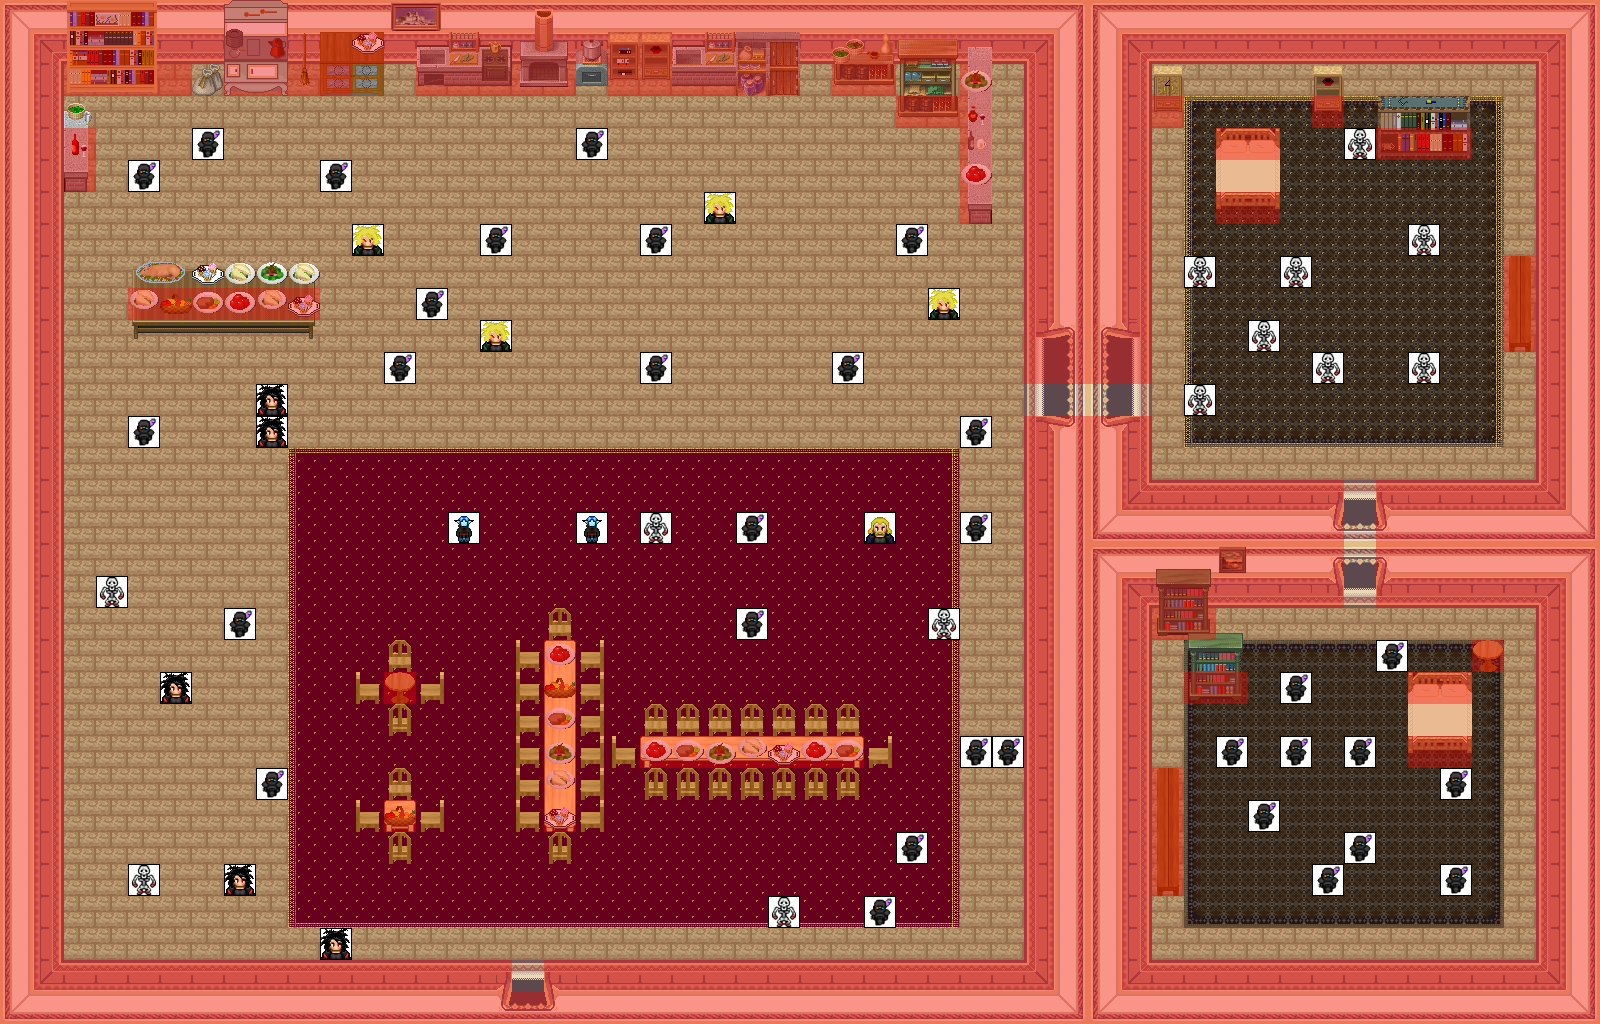

A level layout from a 2D game, rendered from its tile map. Below: a short description, then the map file with tile-grid data replaced by summaries:
An orthogonal 50x32 tile map with 32x32 px tiles, 8 tile layers (0_floor, 1_terrain, 2_object, 3_roof, ...), 44 tilesets.

<map version="0.99b" orientation="orthogonal" width="50" height="32" tilewidth="32" tileheight="32">
 <tileset name="../../tileset/item/furniture/carpet/carpets_2.png" firstgid="1" tilewidth="32" tileheight="32">
  <image source="../../tileset/item/furniture/carpet/carpets_2.png" trans="ff00ff" />
 </tileset>
 <tileset name="../../tileset/item/furniture/curtain/curtain_rails.png" firstgid="13" tilewidth="32" tileheight="32">
  <image source="../../tileset/item/furniture/curtain/curtain_rails.png" trans="ff00ff" />
 </tileset>
 <tileset name="../../tileset/building/wall/int_wall_pale.png" firstgid="16" tilewidth="32" tileheight="32">
  <image source="../../tileset/building/wall/int_wall_pale.png" trans="ff00ff" />
 </tileset>
 <tileset name="../../tileset/building/wall/int_wall_purple.png" firstgid="32" tilewidth="32" tileheight="32">
  <image source="../../tileset/building/wall/int_wall_purple.png" trans="ff00ff" />
 </tileset>
 <tileset name="../../tileset/item/furniture/shelve/bright_bookshelf.png" firstgid="52" tilewidth="32" tileheight="32">
  <image source="../../tileset/item/furniture/shelve/bright_bookshelf.png" />
 </tileset>
 <tileset name="../../tileset/item/furniture/table/long_side_on_pale.png" firstgid="61" tilewidth="32" tileheight="32">
  <image source="../../tileset/item/furniture/table/long_side_on_pale.png" />
 </tileset>
 <tileset name="../../tileset/item/furniture/chair/wooden_pale.png" firstgid="64" tilewidth="32" tileheight="32">
  <image source="../../tileset/item/furniture/chair/wooden_pale.png" />
 </tileset>
 <tileset name="../../tileset/item/furniture/carpet/rug_border.png" firstgid="68" tilewidth="32" tileheight="32">
  <image source="../../tileset/item/furniture/carpet/rug_border.png" />
 </tileset>
 <tileset name="../../tileset/building/entrance/pale_red_ns.png" firstgid="77" tilewidth="32" tileheight="32">
  <image source="../../tileset/building/entrance/pale_red_ns.png" trans="ff00ff" />
 </tileset>
 <tileset name="../../tileset/item/furniture/shelve/bright_bookshelf_and_cupboard.png" firstgid="113" tilewidth="32" tileheight="32">
  <image source="../../tileset/item/furniture/shelve/bright_bookshelf_and_cupboard.png" />
 </tileset>
 <tileset name="../../tileset/item/furniture/shelve/dark_bookshelf.png" firstgid="119" tilewidth="32" tileheight="32">
  <image source="../../tileset/item/furniture/shelve/dark_bookshelf.png" trans="ff00ff" />
 </tileset>
 <tileset name="../../tileset/item/furniture/table/long_front_on.png" firstgid="125" tilewidth="32" tileheight="32">
  <image source="../../tileset/item/furniture/table/long_front_on.png" />
 </tileset>
 <tileset name="../../tileset/item/furniture/bed/large_front_on.png" firstgid="128" tilewidth="32" tileheight="32">
  <image source="../../tileset/item/furniture/bed/large_front_on.png" trans="ff00ff" />
 </tileset>
 <tileset name="../../tileset/item/furniture/picture/small.png" firstgid="134" tilewidth="32" tileheight="32">
  <image source="../../tileset/item/furniture/picture/small.png" />
 </tileset>
 <tileset name="../../tileset/item/furniture/picture/large_island.png" firstgid="137" tilewidth="32" tileheight="32">
  <image source="../../tileset/item/furniture/picture/large_island.png" />
 </tileset>
 <tileset name="../../tileset/item/furniture/table/wooden_pale.png" firstgid="139" tilewidth="32" tileheight="32">
  <image source="../../tileset/item/furniture/table/wooden_pale.png" />
 </tileset>
 <tileset name="../../tileset/item/furniture/table/square_pale.png" firstgid="140" tilewidth="32" tileheight="32">
  <image source="../../tileset/item/furniture/table/square_pale.png" />
 </tileset>
 <tileset name="../../tileset/item/pot/barrel.png" firstgid="141" tilewidth="32" tileheight="32">
  <image source="../../tileset/item/pot/barrel.png" />
 </tileset>
 <tileset name="../../tileset/building/entrance/pale_red_ew.png" firstgid="143" tilewidth="32" tileheight="32">
  <image source="../../tileset/building/entrance/pale_red_ew.png" trans="ff00ff" />
 </tileset>
 <tileset name="../../tileset/logic/collision.png" firstgid="191" tilewidth="32" tileheight="32">
  <image source="../../tileset/logic/collision.png" />
 </tileset>
 <tileset name="long_front_on_pal" firstgid="192" tilewidth="32" tileheight="32">
  <image source="../../tileset/item/furniture/table/long_front_on_pale.png" />
 </tileset>
 <tileset name="pie safe" firstgid="195" tilewidth="32" tileheight="32">
  <image source="../../tileset/item/furniture/other/pie_safe.png" />
 </tileset>
 <tileset name="kitchen" firstgid="199" tilewidth="32" tileheight="32">
  <image source="../../tileset/item/furniture/other/kitchen_cabnets.png" />
 </tileset>
 <tileset name="meals" firstgid="223" tilewidth="32" tileheight="32">
  <image source="../../tileset/item/food/meals_3.png" />
 </tileset>
 <tileset name="warmer" firstgid="227" tilewidth="32" tileheight="32">
  <image source="../../tileset/item/furniture/other/warmer_2.png" />
 </tileset>
 <tileset name="brown rug 3" firstgid="233" tilewidth="32" tileheight="32">
  <image source="../../tileset/item/furniture/carpet/brown_rug3.png" />
 </tileset>
 <tileset name="shelf 4" firstgid="242" tilewidth="32" tileheight="32">
  <image source="../../tileset/item/furniture/shelve/shelf_4.png" />
 </tileset>
 <tileset name="shelf 5" firstgid="252" tilewidth="32" tileheight="32">
  <image source="../../tileset/item/furniture/shelve/sheilf_5.png" />
 </tileset>
 <tileset name="details" firstgid="258" tilewidth="32" tileheight="32">
  <image source="../../tileset/building/entrance/detail_ns.png" />
 </tileset>
 <tileset name="details2" firstgid="264" tilewidth="32" tileheight="32">
  <image source="../../tileset/building/entrance/detail_ew.png" />
 </tileset>
 <tileset name="botles and cups" firstgid="270" tilewidth="32" tileheight="32">
  <image source="../../tileset/item/drink/bottles_and_cups.png" />
 </tileset>
 <tileset name="flasks" firstgid="286" tilewidth="32" tileheight="32">
  <image source="../../tileset/item/drink/beers_and_flasks.png" />
 </tileset>
 <tileset name="stove" firstgid="298" tilewidth="32" tileheight="32">
  <image source="../../tileset/item/furniture/other/stove.png" />
 </tileset>
 <tileset name="tools" firstgid="304" tilewidth="32" tileheight="32">
  <image source="../../tileset/item/tools.png" />
 </tileset>
 <tileset name="house hold items" firstgid="313" tilewidth="32" tileheight="32">
  <image source="../../tileset/item/household_items_2.png" />
 </tileset>
 <tileset name="table" firstgid="329" tilewidth="32" tileheight="32">
  <image source="../../tileset/item/furniture/table/table_wooden_brown.png" />
 </tileset>
 <tileset name="fruit_basket" firstgid="338" tilewidth="32" tileheight="32">
  <image source="../../tileset/item/food/fruit_basket.png" />
 </tileset>
 <tileset name="meals_1" firstgid="339" tilewidth="32" tileheight="32">
  <image source="../../tileset/item/food/meals_1.png" />
 </tileset>
 <tileset name="meals_2" firstgid="341" tilewidth="32" tileheight="32">
  <image source="../../tileset/item/food/meals_2.png" />
 </tileset>
 <tileset name="meals_3" firstgid="343" tilewidth="32" tileheight="32">
  <image source="../../tileset/item/food/meals_3.png" />
 </tileset>
 <tileset name="piglet" firstgid="347" tilewidth="32" tileheight="32">
  <image source="../../tileset/item/food/piglet.png" />
 </tileset>
 <tileset name="dark_elf" firstgid="349" tilewidth="32" tileheight="32">
  <image source="../../tileset/logic/creature/dark_elf.png" />
 </tileset>
 <tileset name="human_armored" firstgid="363" tilewidth="32" tileheight="32">
  <image source="../../tileset/logic/creature/human_armored.png" />
 </tileset>
 <tileset name="stone.png" firstgid="366" tilewidth="32" tileheight="32">
  <image source="../../tileset/logic/creature/stone.png" />
 </tileset>
 <layer name="0_floor" width="50" height="32">
  <data>[1600 cells, 1600 non-empty, 10 distinct tile ids]</data>
 </layer>
 <layer name="1_terrain" width="50" height="32">
  <data>[1600 cells, 1031 non-empty, 97 distinct tile ids]</data>
 </layer>
 <layer name="2_object" width="50" height="32">
  <data>[1600 cells, 118 non-empty, 74 distinct tile ids]</data>
 </layer>
 <layer name="3_roof" width="50" height="32">
  <data>[1600 cells, 58 non-empty, 35 distinct tile ids]</data>
 </layer>
 <layer name="4_roof_add" width="50" height="32">
  <data>[1600 cells, 3 non-empty, 3 distinct tile ids]</data>
 </layer>
 <layer name="objects" width="50" height="32">
  <data>[1600 cells, 57 non-empty, 6 distinct tile ids]</data>
 </layer>
 <layer name="collision" width="50" height="32" opacity="0.37">
  <data>[1600 cells, 539 non-empty, 1 distinct tile ids]</data>
 </layer>
 <layer name="protection" width="50" height="32" opacity="0.38">
  <data>[1600 cells, 0 non-empty, 0 distinct tile ids]</data>
 </layer>
</map>
